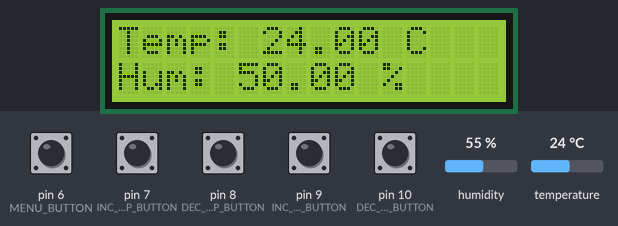
Simulated run of this sketch. Board: Arduino Uno, built with avr-gcc and run on an emulated ATmega328P. Shown: 16×2 character LCD. Inputs (shaded band) come from the test bench; at power-on: pin 6 (MENU_BUTTON), pin 7 (INC_TEMP_BUTTON), pin 8 (DEC_TEMP_BUTTON), pin 9 (INC_HUM_BUTTON), pin 10 (DEC_HUM_BUTTON) HIGH, humidity 55 %, temperature 24 °C. What the sketch prints to the serial monitor is not drawn.

Above: at 3.2 s.
3.3 s: pin 6 (MENU_BUTTON) pulled LOW for 0.15 s
At 4.8 s:
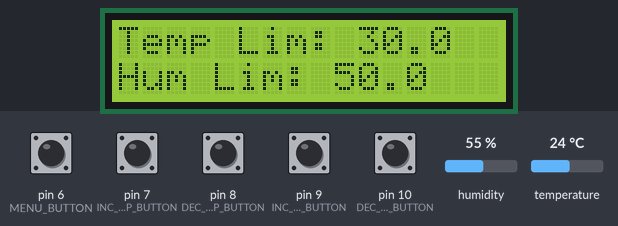
5.1 s: pin 7 (INC_TEMP_BUTTON) pulled LOW for 0.15 s
At 6.5 s:
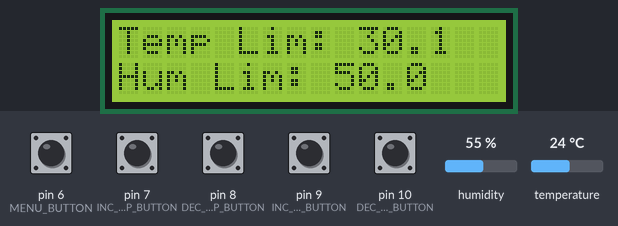
6.8 s: pin 9 (INC_HUM_BUTTON) pulled LOW for 0.15 s
At 8.3 s:
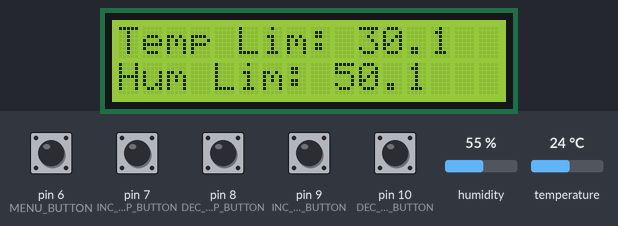
8.6 s: pin 6 (MENU_BUTTON) pulled LOW for 1 s
At 9.7 s:
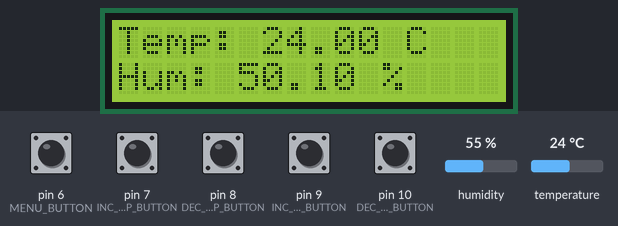
11.1 s: humidity set to 22 %
At 14.0 s:
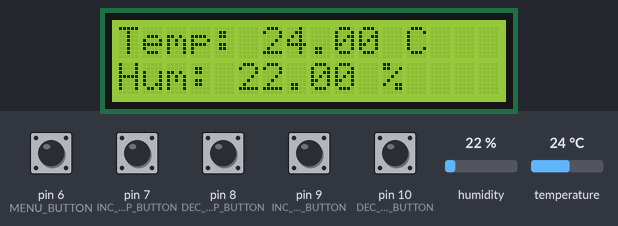
14.4 s: temperature set to 12 °C
At 15.5 s:
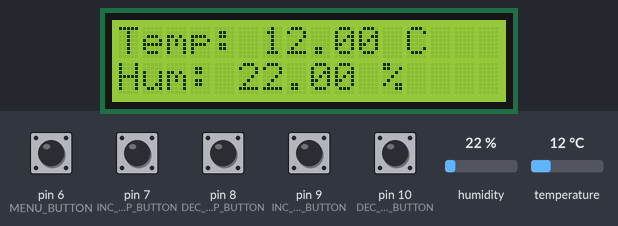
Timing chart, 0 to 17.4 s (numbered marks = the images above; inputs shaded):
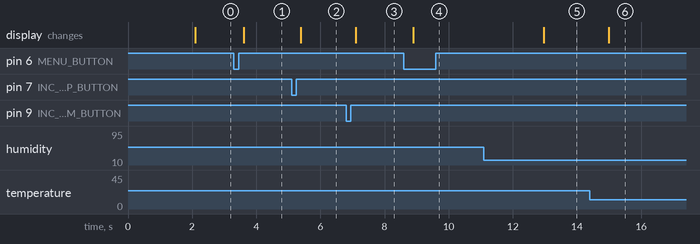

Measured:
- after the input at 3.3 s, the display: changes after 0.31 s (image 1)
- after the input at 5.1 s, the display: changes after 0.28 s (image 2)
- after the input at 6.8 s, the display: changes after 0.30 s (image 3)
- after the input at 8.6 s, the display: changes after 0.30 s (image 4)
- after the input at 11.1 s, the display: changes after 1.9 s (image 5)
- after the input at 14.4 s, the display: changes after 0.60 s (image 6)

The sketch:

nose.ino
```cpp
#include <DHT.h>
#include <LiquidCrystal.h>

// Definir los pines de conexión del DHT11
#define DHTPIN 13    // Pin digital conectado al DHT11
#define DHTTYPE DHT11   // DHT 11

DHT dht(DHTPIN, DHTTYPE);

// Inicializar la librería de LCD con los números de los pines de interfaz
LiquidCrystal lcd(12, 11, 5, 4, 3, 2);

// Definir pines de los pulsadores
#define MENU_BUTTON 6
#define INC_TEMP_BUTTON 7
#define DEC_TEMP_BUTTON 8
#define INC_HUM_BUTTON 9
#define DEC_HUM_BUTTON 10

// Definir estados del menú
enum MenuState {
  SHOW_TEMP_HUM,
  SET_LIMITS
};

MenuState menuState = SHOW_TEMP_HUM;

// Definir límites de temperatura y humedad
float tempLimit = 30.0;
float humLimit = 50.0;

// Variables para gestionar el estado de los pulsadores
int lastMenuButtonState = HIGH;
int lastIncTempButtonState = HIGH;
int lastDecTempButtonState = HIGH;
int lastIncHumButtonState = HIGH;
int lastDecHumButtonState = HIGH;

void setup() {
  // Iniciar la comunicación serie
  Serial.begin(9600);

  // Iniciar el sensor DHT
  dht.begin();

  // Iniciar el LCD
  lcd.begin(16, 2);

  // Configurar pines de los pulsadores como entradas con pull-up
  pinMode(MENU_BUTTON, INPUT_PULLUP);
  pinMode(INC_TEMP_BUTTON, INPUT_PULLUP);
  pinMode(DEC_TEMP_BUTTON, INPUT_PULLUP);
  pinMode(INC_HUM_BUTTON, INPUT_PULLUP);
  pinMode(DEC_HUM_BUTTON, INPUT_PULLUP);

  // Imprimir un mensaje de inicio en el LCD
  lcd.print("Inicializando...");
  delay(2000); // Esperar 2 segundos para ver el mensaje

  // Limpiar el LCD y preparar para los datos
  lcd.clear();
}

void loop() {
  // Leer el estado de los pulsadores
  int menuButtonState = digitalRead(MENU_BUTTON);
  int incTempButtonState = digitalRead(INC_TEMP_BUTTON);
  int decTempButtonState = digitalRead(DEC_TEMP_BUTTON);
  int incHumButtonState = digitalRead(INC_HUM_BUTTON);
  int decHumButtonState = digitalRead(DEC_HUM_BUTTON);

  // Gestionar el cambio de estado del menú
  if (menuButtonState == LOW && lastMenuButtonState == HIGH) {
    if (menuState == SHOW_TEMP_HUM) {
      menuState = SET_LIMITS;
    } else {
      menuState = SHOW_TEMP_HUM;
    }
    delay(250); // Delay para evitar rebotes en el botón de menú
  }
  lastMenuButtonState = menuButtonState;

  // Dependiendo del estado del menú, realizar diferentes acciones
  if (menuState == SHOW_TEMP_HUM) {
    showTempHum();
  } else if (menuState == SET_LIMITS) {
    setLimits(incTempButtonState, decTempButtonState, incHumButtonState, decHumButtonState);
  }

  // Guardar el estado de los pulsadores para detectar cambios
  lastIncTempButtonState = incTempButtonState;
  lastDecTempButtonState = decTempButtonState;
  lastIncHumButtonState = incHumButtonState;
  lastDecHumButtonState = decHumButtonState;

  // Esperar unos milisegundos para evitar rebotes
  delay(50);
}

void showTempHum() {
  // Leer la humedad relativa (humedad en porcentaje)
  float h = dht.readHumidity();

  // Leer la temperatura en grados Celsius
  float t = dht.readTemperature();

  // Comprobar si las lecturas han fallado
  if (isnan(h) || isnan(t)) {
    Serial.println("Error al leer del sensor DHT");
    lcd.clear();
    lcd.print("Error DHT");
    return;
  }

  // Ajustar la temperatura si excede el límite
  if (t > tempLimit) {
    t = tempLimit;
  }

  // Ajustar la humedad si excede el límite
  if (h > humLimit) {
    h = humLimit;
  }

  // Imprimir los valores en el LCD
  lcd.clear();
  lcd.print("Temp: ");
  lcd.print(t);
  lcd.print(" C");
  lcd.setCursor(0, 1);
  lcd.print("Hum: ");
  lcd.print(h);
  lcd.print(" %");

 Serial.print("Humedad: ");
  Serial.print(dht.readHumidity()); // Mostrar la humedad real
  Serial.print(" %\t");
  Serial.print("Temperatura: ");
  Serial.print(dht.readTemperature()); // Mostrar la temperatura real
  Serial.println(" *C");
}


void setLimits(int incTempButtonState, int decTempButtonState, int incHumButtonState, int decHumButtonState) {
  // Gestionar el incremento y decremento del límite de temperatura
  if (incTempButtonState == LOW && lastIncTempButtonState == HIGH) {
    tempLimit += 0.1;
    delay(250); // Delay para evitar rebotes al incrementar temperatura
  }
  if (decTempButtonState == LOW && lastDecTempButtonState == HIGH) {
    tempLimit -= 0.1;
    delay(250); // Delay para evitar rebotes al decrementar temperatura
  }

  // Gestionar el incremento y decremento del límite de humedad
  if (incHumButtonState == LOW && lastIncHumButtonState == HIGH) {
    humLimit += 0.1;
    delay(250); // Delay para evitar rebotes al incrementar humedad
  }
  if (decHumButtonState == LOW && lastDecHumButtonState == HIGH) {
    humLimit -= 0.1;
    delay(250); // Delay para evitar rebotes al decrementar humedad
  }

  // Imprimir los límites en el LCD
  lcd.clear();
  lcd.print("Temp Lim: ");
  lcd.print(tempLimit, 1);
  lcd.setCursor(0, 1);
  lcd.print("Hum Lim: ");
  lcd.print(humLimit, 1);
}
```
